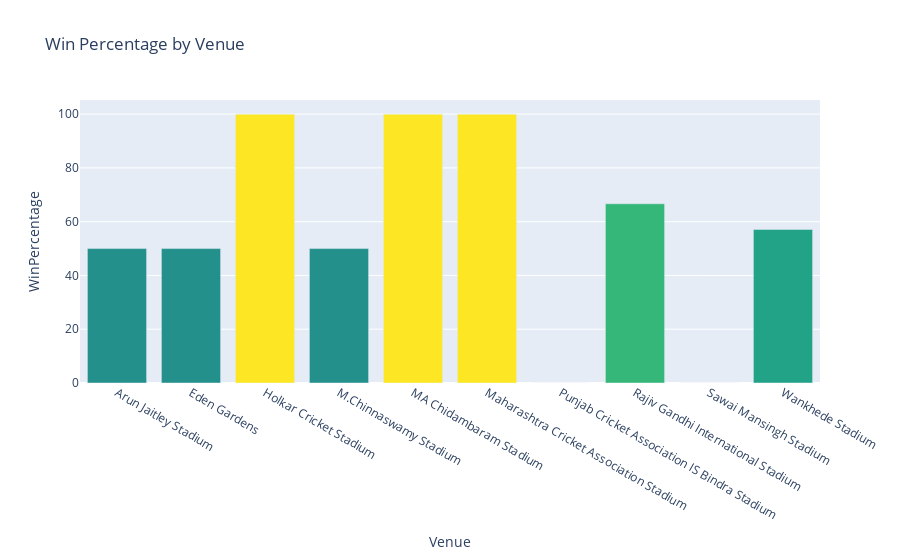

This figure's notebook cell:
### Code cell
import pandas as pd
import plotly.graph_objs as go

# Filter the data for Mumbai Indians matches
mi_df = df[df['BattingTeam'] == 'Mumbai Indians']

# Calculate the total matches played by Mumbai Indians at each venue
matches_df = mi_df.groupby('Venue').agg({'ID': 'nunique'}).reset_index()
matches_df = matches_df.rename(columns={'ID': 'TotalMatches'})

# Calculate the total wins by Mumbai Indians at each venue
wins_df = mi_df[mi_df['WinningTeam'] == 'Mumbai Indians'].groupby('Venue').agg({'ID': 'nunique'}).reset_index()
wins_df = wins_df.rename(columns={'ID': 'TotalWins'})

# Replace NaN values in 'TotalWins' column with 0
wins_df['TotalWins'].fillna(0, inplace=True)

# Calculate the win percentage by Mumbai Indians at each venue
win_perc_df = pd.merge(matches_df, wins_df, on='Venue', how='outer')

# Replace NaN values in 'TotalWins' column with 0
win_perc_df['TotalWins'].fillna(0, inplace=True)

win_perc_df['WinPercentage'] = (win_perc_df['TotalWins'] / win_perc_df['TotalMatches']) * 100
win_perc_df['WinPercentage'] = win_perc_df['WinPercentage'].round(2).fillna(0)

#print(win_perc_df)



trace = go.Bar(x=win_perc_df['Venue'], y=win_perc_df['WinPercentage'],marker=dict(color=win_perc_df['WinPercentage'], colorscale='Viridis'))
layout = go.Layout(title=' Win Percentage by Venue', xaxis=dict(title='Venue'), yaxis=dict(title='WinPercentage'))

# Create the figure for the bar chart
fig = go.Figure(data=[trace], layout=layout)

# Show the bar chart
fig.show()

### Figure 1 — Plotly figure (JSON) as saved in the notebook; plotly's stock layout.template omitted (floating-point values rounded to 4 significant figures)
{"data": [{"marker": {"color": [50, 50, 100, 50, 100, 100, 0, 66.67, 0, 57.14], "colorscale": [[0, "#440154"], [0.1111, "#482878"], [0.2222, "#3e4989"], [0.3333, "#31688e"], [0.4444, "#26828e"], [0.5556, "#1f9e89"], [0.6667, "#35b779"], [0.7778, "#6ece58"], [0.8889, "#b5de2b"], [1, "#fde725"]]}, "type": "bar", "x": ["Arun Jaitley Stadium", "Eden Gardens", "Holkar Cricket Stadium", "M.Chinnaswamy Stadium", "MA Chidambaram Stadium", "Maharashtra Cricket Association Stadium", "Punjab Cricket Association IS Bindra Stadium", "Rajiv Gandhi International Stadium", "Sawai Mansingh Stadium", "Wankhede Stadium"], "y": [50, 50, 100, 50, 100, 100, 0, 66.67, 0, 57.14]}], "layout": {"title": {"text": " Win Percentage by Venue"}, "xaxis": {"title": {"text": "Venue"}}, "yaxis": {"title": {"text": "WinPercentage"}}}}
